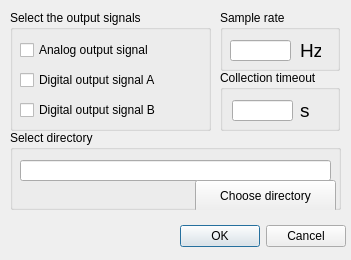
<?xml version="1.0" encoding="UTF-8"?>
<ui version="4.0">
 <class>TrialSetup</class>
 <widget class="QDialog" name="TrialSetup">
  <property name="geometry">
   <rect>
    <x>0</x>
    <y>0</y>
    <width>351</width>
    <height>260</height>
   </rect>
  </property>
  <property name="windowTitle">
   <string>Trial setup</string>
  </property>
  <widget class="QDialogButtonBox" name="buttonBox">
   <property name="geometry">
    <rect>
     <x>175</x>
     <y>220</y>
     <width>171</width>
     <height>32</height>
    </rect>
   </property>
   <property name="orientation">
    <enum>Qt::Horizontal</enum>
   </property>
   <property name="standardButtons">
    <set>QDialogButtonBox::Cancel|QDialogButtonBox::Ok</set>
   </property>
  </widget>
  <widget class="QGroupBox" name="outputSignalsBox">
   <property name="geometry">
    <rect>
     <x>10</x>
     <y>10</y>
     <width>201</width>
     <height>121</height>
    </rect>
   </property>
   <property name="toolTip">
    <string>Enable the output signals (you may choose more than one).</string>
   </property>
   <property name="title">
    <string>Select the output signals</string>
   </property>
   <widget class="QCheckBox" name="analogOutSignalCheckBox">
    <property name="geometry">
     <rect>
      <x>10</x>
      <y>30</y>
      <width>151</width>
      <height>20</height>
     </rect>
    </property>
    <property name="text">
     <string>Analog output signal</string>
    </property>
   </widget>
   <widget class="QCheckBox" name="digitalOutSignalACheckBox">
    <property name="geometry">
     <rect>
      <x>10</x>
      <y>60</y>
      <width>161</width>
      <height>20</height>
     </rect>
    </property>
    <property name="text">
     <string>Digital output signal A</string>
    </property>
   </widget>
   <widget class="QCheckBox" name="digitalOutSignalBCheckBox">
    <property name="geometry">
     <rect>
      <x>10</x>
      <y>90</y>
      <width>161</width>
      <height>20</height>
     </rect>
    </property>
    <property name="text">
     <string>Digital output signal B</string>
    </property>
   </widget>
  </widget>
  <widget class="QGroupBox" name="groupBox">
   <property name="geometry">
    <rect>
     <x>220</x>
     <y>10</y>
     <width>120</width>
     <height>61</height>
    </rect>
   </property>
   <property name="title">
    <string>Sample rate</string>
   </property>
   <widget class="QLineEdit" name="sampleRateLineEdit">
    <property name="geometry">
     <rect>
      <x>10</x>
      <y>30</y>
      <width>61</width>
      <height>21</height>
     </rect>
    </property>
    <property name="text">
     <string/>
    </property>
    <property name="alignment">
     <set>Qt::AlignCenter</set>
    </property>
   </widget>
   <widget class="QLabel" name="label">
    <property name="geometry">
     <rect>
      <x>80</x>
      <y>30</y>
      <width>21</width>
      <height>21</height>
     </rect>
    </property>
    <property name="font">
     <font>
      <pointsize>14</pointsize>
     </font>
    </property>
    <property name="lineWidth">
     <number>1</number>
    </property>
    <property name="text">
     <string>Hz</string>
    </property>
   </widget>
  </widget>
  <widget class="QGroupBox" name="groupBox_2">
   <property name="geometry">
    <rect>
     <x>10</x>
     <y>130</y>
     <width>331</width>
     <height>80</height>
    </rect>
   </property>
   <property name="toolTip">
    <string>Select the directory to save data that will be collected.</string>
   </property>
   <property name="title">
    <string>Select directory</string>
   </property>
   <widget class="QLineEdit" name="directoryPathLineEdit">
    <property name="geometry">
     <rect>
      <x>10</x>
      <y>30</y>
      <width>311</width>
      <height>21</height>
     </rect>
    </property>
    <property name="readOnly">
     <bool>true</bool>
    </property>
   </widget>
   <widget class="QPushButton" name="chooseDirectoryButton">
    <property name="geometry">
     <rect>
      <x>185</x>
      <y>50</y>
      <width>141</width>
      <height>32</height>
     </rect>
    </property>
    <property name="text">
     <string>Choose directory</string>
    </property>
   </widget>
  </widget>
  <widget class="QGroupBox" name="groupBox_3">
   <property name="geometry">
    <rect>
     <x>220</x>
     <y>70</y>
     <width>120</width>
     <height>61</height>
    </rect>
   </property>
   <property name="title">
    <string>Collection timeout</string>
   </property>
   <widget class="QLineEdit" name="collectionTimeoutLineEdit">
    <property name="geometry">
     <rect>
      <x>12</x>
      <y>30</y>
      <width>61</width>
      <height>21</height>
     </rect>
    </property>
    <property name="text">
     <string/>
    </property>
    <property name="alignment">
     <set>Qt::AlignCenter</set>
    </property>
   </widget>
   <widget class="QLabel" name="label_2">
    <property name="geometry">
     <rect>
      <x>80</x>
      <y>30</y>
      <width>16</width>
      <height>21</height>
     </rect>
    </property>
    <property name="font">
     <font>
      <pointsize>14</pointsize>
     </font>
    </property>
    <property name="text">
     <string>s</string>
    </property>
   </widget>
  </widget>
 </widget>
 <tabstops>
  <tabstop>analogOutSignalCheckBox</tabstop>
  <tabstop>digitalOutSignalACheckBox</tabstop>
  <tabstop>digitalOutSignalBCheckBox</tabstop>
  <tabstop>sampleRateLineEdit</tabstop>
  <tabstop>collectionTimeoutLineEdit</tabstop>
  <tabstop>chooseDirectoryButton</tabstop>
  <tabstop>directoryPathLineEdit</tabstop>
 </tabstops>
 <resources/>
 <connections>
  <connection>
   <sender>buttonBox</sender>
   <signal>accepted()</signal>
   <receiver>TrialSetup</receiver>
   <slot>accept()</slot>
   <hints>
    <hint type="sourcelabel">
     <x>248</x>
     <y>254</y>
    </hint>
    <hint type="destinationlabel">
     <x>157</x>
     <y>274</y>
    </hint>
   </hints>
  </connection>
  <connection>
   <sender>buttonBox</sender>
   <signal>rejected()</signal>
   <receiver>TrialSetup</receiver>
   <slot>reject()</slot>
   <hints>
    <hint type="sourcelabel">
     <x>316</x>
     <y>260</y>
    </hint>
    <hint type="destinationlabel">
     <x>286</x>
     <y>274</y>
    </hint>
   </hints>
  </connection>
 </connections>
</ui>
